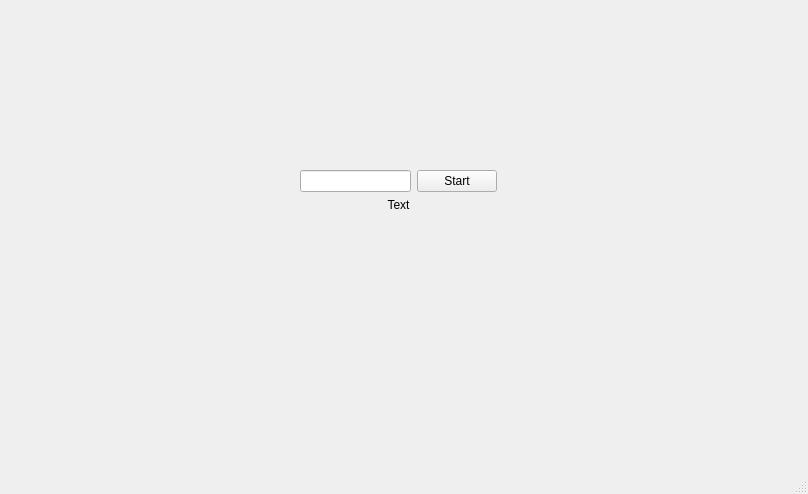
<?xml version="1.0" encoding="UTF-8"?>
<ui version="4.0">
 <class>MainWindow</class>
 <widget class="QMainWindow" name="MainWindow">
  <property name="geometry">
   <rect>
    <x>0</x>
    <y>0</y>
    <width>808</width>
    <height>494</height>
   </rect>
  </property>
  <property name="windowTitle">
   <string>Widgets</string>
  </property>
  <widget class="QWidget" name="centralwidget">
   <widget class="QWidget" name="">
    <property name="enabled">
     <bool>true</bool>
    </property>
    <property name="geometry">
     <rect>
      <x>300</x>
      <y>170</y>
      <width>197</width>
      <height>61</height>
     </rect>
    </property>
    <layout class="QVBoxLayout" name="verticalLayout">
     <item>
      <layout class="QHBoxLayout" name="horizontalLayout">
       <item>
        <widget class="QLineEdit" name="lineEdit">
         <property name="enabled">
          <bool>true</bool>
         </property>
         <property name="styleSheet">
          <string notr="true"/>
         </property>
        </widget>
       </item>
       <item>
        <widget class="QPushButton" name="pushButton">
         <property name="enabled">
          <bool>true</bool>
         </property>
         <property name="text">
          <string>Start</string>
         </property>
        </widget>
       </item>
      </layout>
     </item>
     <item>
      <widget class="QLabel" name="label">
       <property name="enabled">
        <bool>true</bool>
       </property>
       <property name="text">
        <string>Text</string>
       </property>
       <property name="alignment">
        <set>Qt::AlignmentFlag::AlignHCenter|Qt::AlignmentFlag::AlignTop</set>
       </property>
      </widget>
     </item>
    </layout>
   </widget>
  </widget>
  <widget class="QMenuBar" name="menubar">
   <property name="geometry">
    <rect>
     <x>0</x>
     <y>0</y>
     <width>808</width>
     <height>24</height>
    </rect>
   </property>
  </widget>
  <widget class="QStatusBar" name="statusbar"/>
 </widget>
 <resources/>
 <connections/>
</ui>
